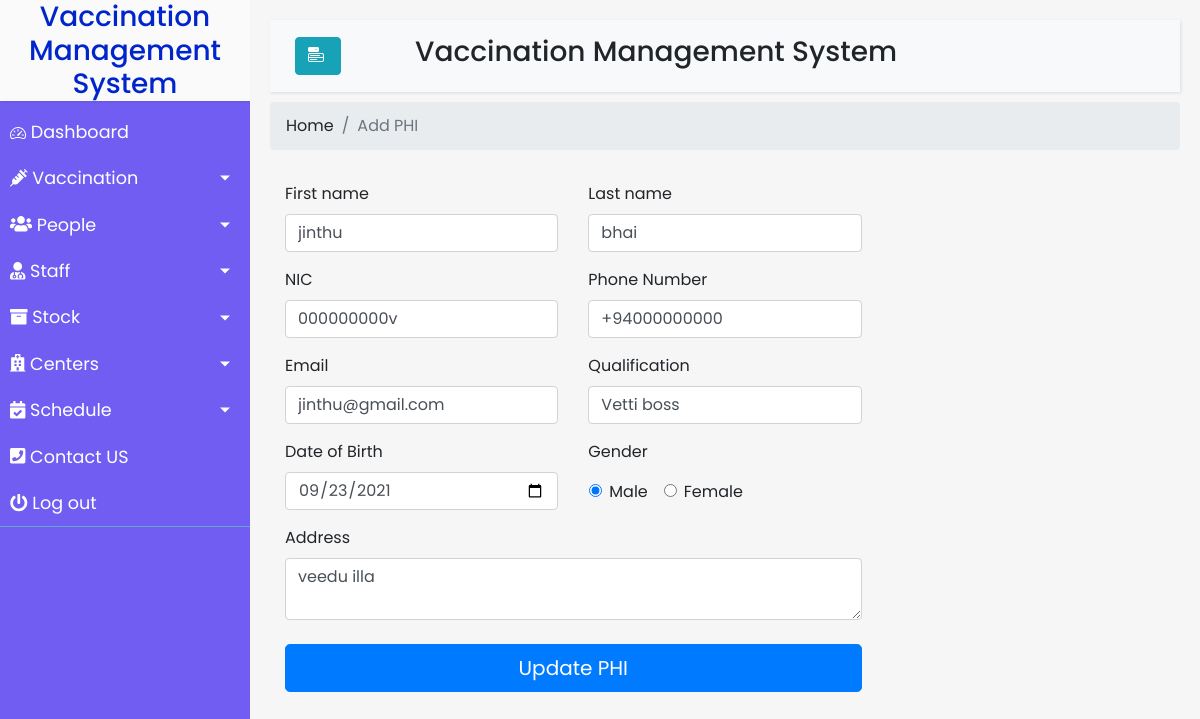
Screenshot of /staff/updatePhi.php?id=1 with the database file from the repository.
### tables this page shows
CREATE TABLE `phis` (
  `id` int(20) NOT NULL,
  `firstName` varchar(255) NOT NULL,
  `lastName` varchar(255) NOT NULL,
  `nic` varchar(20) NOT NULL,
  `ContactNumber` varchar(15) NOT NULL,
  `email` varchar(255) NOT NULL,
  `qualification` varchar(255) NOT NULL,
  `dob` varchar(20) NOT NULL,
  `address` varchar(255) NOT NULL,
  `gender` varchar(255) NOT NULL
);

### staff/updatePhi.php (the view, shortened to what this page needs)
<?php
include_once 'database.php';
    $result = mysqli_query($conn,"SELECT * FROM phis WHERE id='" . $_GET['id'] . "'");
    $row= mysqli_fetch_array($result);
?>
<!DOCTYPE html>
<html>
<head>
    <link rel="stylesheet" href="https://stackpath.bootstrapcdn.com/bootstrap/4.1.0/css/bootstrap.min.css"
>
    <link rel="stylesheet" href="https://cdn.jsdelivr.net/npm/bootstrap-icons@1.5.0/font/bootstrap-icons.css">
    <link rel="stylesheet" href="Homepage.css">
</head>
<body>
    <div class="wrapper">
        <?php include 'navbar.php' ?>
        <div id="content">
            <nav class="navbar navbar-expand-lg navbar-light bg-light">
                <div class="container-fluid">
                    <button type="button" id="sidebarCollapse" class="btn btn-info ">
                        <i class="bi bi-menu-button-fill"></i>
                    </button>
                    <h3 style="margin-right: 30%;">Vaccination Management System</h3>
                </div>
            </nav>
            <nav aria-label="breadcrumb">
                <ol class="breadcrumb">
                    <li class="breadcrumb-item"><a href="#">Home</a></li>
                    <li class="breadcrumb-item active" aria-current="page">Add PHI</li>
                </ol>
            </nav>
            <div>
                <div class="container">
                    <main>
                        <div class="row py-3">
                            <div class="col-md-7 col-lg-8">
                                <form class="needs-validation" action="" method="POST" onsubmit="return validatePhi()" novalidate>
                                    <div class="row g-3">
                                        <div class="col-sm-6">
                                            <label for="firstName" class="form-label">First name</label>
                                            <input type="text" class="form-control" id="firstName" name="firstName" placeholder="" value="<?php echo $row['firstName']; ?>" required>
                                            </div>
                                        <div class="col-sm-6">
                                            <label for="lastName" class="form-label">Last name</label>
                                            <input type="text" class="form-control" id="lastName" name="lastName" placeholder=""  value="<?php echo $row['lastName']; ?>" required>
                                        </div>
                                        <div class="col-sm-6 pt-3">
                                            <label for="nic" class="form-label">NIC</label>
                                            <input type="text" class="form-control" id="nic" name="nic" placeholder="" value="<?php echo $row['nic']; ?>" required>
                                        </div>
                                        <div class="col-sm-6 pt-3">
                                            <label for="ContactNumber" class="form-label">Phone Number</label>
                                            <input type="text" class="form-control" id="ContactNumber" name="ContactNumber" placeholder=""  value="<?php echo $row['ContactNumber']; ?>" required>
                                        </div>
                                        <div class="col-sm-6 pt-3">
                                            <label for="email" class="form-label">Email</label>
                                            <input type="email" class="form-control" id="email" name="email" placeholder="" value="<?php echo $row['email']; ?>" required>
                                        </div>
                                        <div class="col-sm-6 pt-3">
                                            <label for="qualification" class="form-label">Qualification </label>
                                            <input type="text" class="form-control" id="qualification" name="qualification" value="<?php echo $row['qualification']; ?>" required>
                                        </div>
                                        <div class="col-sm-6 pt-3">
                                            <label for="dob" class="form-label">Date of Birth </label>
                                            <input type="date" class="form-control" id="dob" name="dob" value="<?php echo $row['dob']; ?>" required>
                                        </div>
                                        <div class="col-sm-6 pt-3">
                                            <label for="qualification" class="form-label pr-3">Gender </label>
                                            <div class="row pl-3 pt-2">
                                                <div class="form-check pr-3">
                                                    <input id="male" name="gender" value="male" type="radio" class="form-check-input" <?php echo ($row['gender'] == 'male') ? 'checked' : ''; ?> required>
                                                    <label class="form-check-label" for="credit">Male</label>
                                                </div>
                                                <div class="form-check">
                                                    <input id="female" name="gender" value="female" type="radio" class="form-check-input" <?php echo ($row['gender'] == 'female') ? 'checked' : ''; ?> required>
                                                    <label class="form-check-label" for="debit">Female</label>
                                                </div>
                                            </div>
                                        </div>
                                        <div class="col-12 pt-3">
                                            <label for="address" class="form-label">Address </label>
                                            <textarea type="text" class="form-control" id="address" name="address" required><?php echo $row['address']; ?></textarea>
                                        </div>
                                    </div>
                                    <button class="w-100 btn btn-primary btn-lg mt-4" type="submit" value="submit" name="submit">Update PHI</button>
                                </form>
                            </div>
                        </div>
                    </main>
                </div>
            </div>
        </div>
    </div>
</body>
</html>

### staff/Homepage.css (style rules this page uses)
body { font-family: 'Poppins', sans-serif; background: #fafafa; }
a, a:hover, a:focus { color: inherit; text-decoration: none; transition: all 0.3s; }
.navbar { padding: 15px 10px; background: #fff; border: none; border-radius: 0; margin-bottom: 10px; box-shadow: 1px 1px 3px rgba(0, 0, 0, 0.1); }
i, span { display: inline-block; }
.wrapper { display: flex; align-items: stretch; }
#content { width: 100%; padding: 20px; min-height: 100vh; transition: all 0.3s; background-color: #f6f6f6; }

### css/Homepage.css (style rules this page uses)
body { font-family: 'Poppins', sans-serif; background: #fafafa; }
a, a:hover, a:focus { color: inherit; text-decoration: none; transition: all 0.3s; }
.navbar { padding: 15px 10px; background: #fff; border: none; border-radius: 0; margin-bottom: 10px; box-shadow: 1px 1px 3px rgba(0, 0, 0, 0.1); }
i, span { display: inline-block; }
.wrapper { display: flex; align-items: stretch; }
#content { width: 100%; padding: 20px; min-height: 100vh; transition: all 0.3s; background-color: #f6f6f6; }

### rows the page displays
phis: firstName "jinthu", lastName "bhai", nic "000000000v", ContactNumber "+94000000000", email "jinthu@gmail.com", qualification "Vetti boss", dob "09/23/2021", gender "☑", address "veedu illa"
